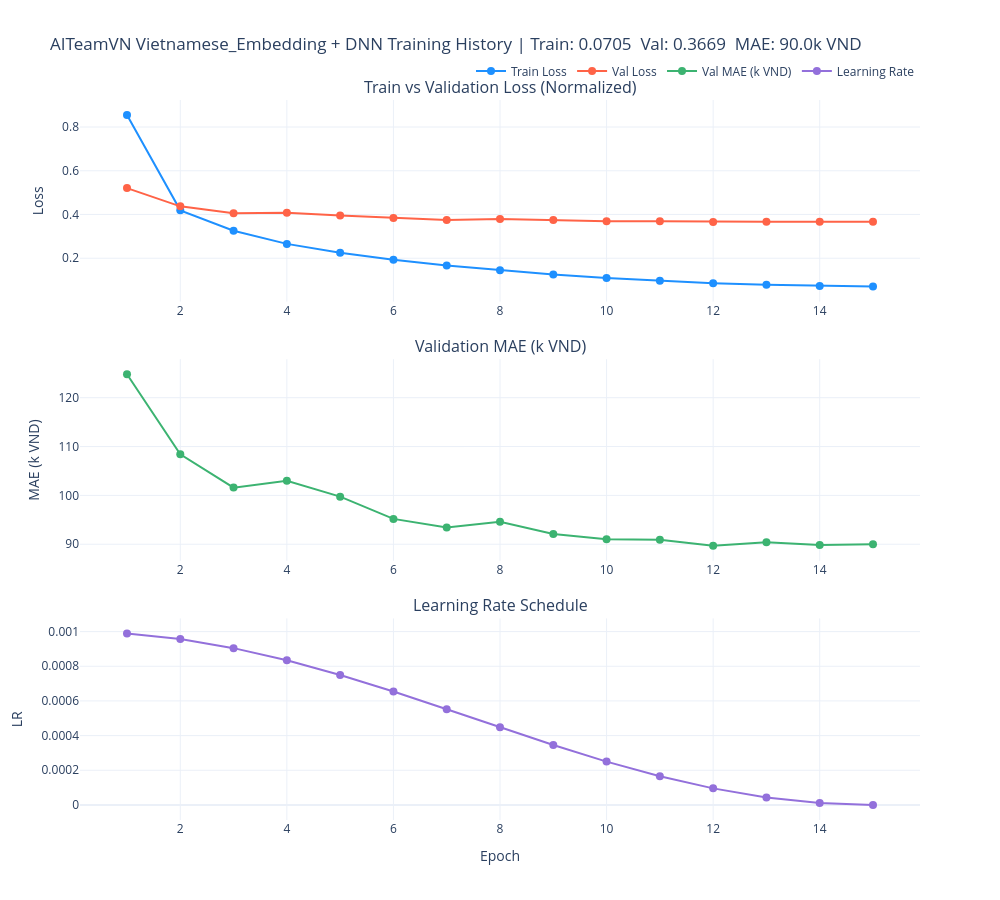

This figure's notebook cell:
### Markdown cell above
## 5. Training History

### Code cell
plot_training_history(history, title="AITeamVN Vietnamese_Embedding + DNN")

### Figure 1 — Plotly figure (JSON) as saved in the notebook; plotly's stock layout.template omitted (floating-point values rounded to 4 significant figures)
{"data": [{"line": {"color": "dodgerblue", "width": 2}, "marker": {"size": 8}, "mode": "lines+markers", "name": "Train Loss", "type": "scatter", "x": [1, 2, 3, 4, 5, 6, 7, 8, 9, 10, 11, 12, 13, 14, 15], "xaxis": "x", "y": [0.8546, 0.419, 0.3254, 0.2655, 0.225, 0.1931, 0.1668, 0.145, 0.1261, 0.11, 0.09658, 0.08597, 0.07828, 0.07304, 0.07055], "yaxis": "y"}, {"line": {"color": "tomato", "width": 2}, "marker": {"size": 8}, "mode": "lines+markers", "name": "Val Loss", "type": "scatter", "x": [1, 2, 3, 4, 5, 6, 7, 8, 9, 10, 11, 12, 13, 14, 15], "xaxis": "x", "y": [0.5206, 0.4372, 0.4057, 0.4083, 0.3958, 0.384, 0.3743, 0.379, 0.3751, 0.369, 0.3687, 0.3658, 0.3663, 0.3664, 0.3669], "yaxis": "y"}, {"hovertemplate": "Epoch %{x}<br>MAE: %{y:.1f}k VND<extra></extra>", "line": {"color": "mediumseagreen", "width": 2}, "marker": {"size": 8}, "mode": "lines+markers", "name": "Val MAE (k VND)", "type": "scatter", "x": [1, 2, 3, 4, 5, 6, 7, 8, 9, 10, 11, 12, 13, 14, 15], "xaxis": "x2", "y": [124.8, 108.4, 101.6, 103.0, 99.74, 95.19, 93.41, 94.6, 92.09, 91.04, 90.94, 89.69, 90.41, 89.85, 90.01], "yaxis": "y2"}, {"line": {"color": "mediumpurple", "width": 2}, "marker": {"size": 8}, "mode": "lines+markers", "name": "Learning Rate", "type": "scatter", "x": [1, 2, 3, 4, 5, 6, 7, 8, 9, 10, 11, 12, 13, 14, 15], "xaxis": "x3", "y": [0.0009891, 0.0009568, 0.0009045, 0.0008346, 0.00075, 0.0006545, 0.0005523, 0.0004477, 0.0003455, 0.00025, 0.0001654, 9.549e-05, 4.323e-05, 1.093e-05, 0], "yaxis": "y3"}], "layout": {"annotations": [{"font": {"size": 16}, "showarrow": false, "text": "Train vs Validation Loss (Normalized)", "x": 0.5, "xanchor": "center", "xref": "paper", "y": 1, "yanchor": "bottom", "yref": "paper"}, {"font": {"size": 16}, "showarrow": false, "text": "Validation MAE (k VND)", "x": 0.5, "xanchor": "center", "xref": "paper", "y": 0.64, "yanchor": "bottom", "yref": "paper"}, {"font": {"size": 16}, "showarrow": false, "text": "Learning Rate Schedule", "x": 0.5, "xanchor": "center", "xref": "paper", "y": 0.28, "yanchor": "bottom", "yref": "paper"}], "height": 900, "legend": {"orientation": "h", "x": 1, "xanchor": "right", "y": 1.02, "yanchor": "bottom"}, "showlegend": true, "title": {"text": "AITeamVN Vietnamese_Embedding + DNN Training History | Train: 0.0705  Val: 0.3669  MAE: 90.0k VND"}, "width": 1000, "xaxis": {"anchor": "y", "domain": [0, 1]}, "xaxis2": {"anchor": "y2", "domain": [0, 1]}, "xaxis3": {"anchor": "y3", "domain": [0, 1], "title": {"text": "Epoch"}}, "yaxis": {"anchor": "x", "domain": [0.72, 1], "title": {"text": "Loss"}}, "yaxis2": {"anchor": "x2", "domain": [0.36, 0.64], "title": {"text": "MAE (k VND)"}}, "yaxis3": {"anchor": "x3", "domain": [0, 0.28], "title": {"text": "LR"}}}}
